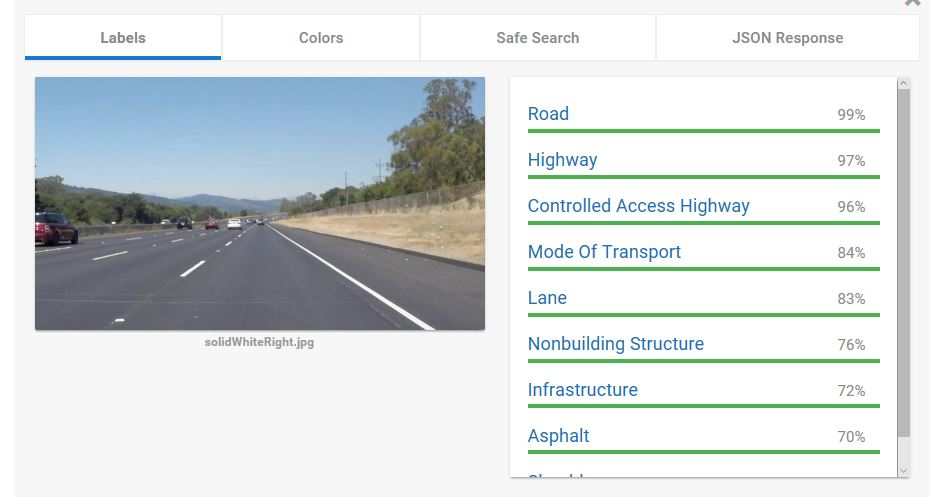
#> input picture test_images/Extra using Google image detection.JPG, 941 x 502 px; its folder holds only this picture in this run
$ jupyter execute --allow-errors 'Term1 Prj1 Finding Lanes.ipynb'   (shell and % lines are left out)
#> lines starting #> are read from the running program, lines starting #| are printed output that depends on the picture; after the words box and inside, x2 and y2 are one past the last pixel; in counts of white or black regions, pixels touching at a corner belong together
# Self-Driving Car Engineer Nanodegree

## Project: **Finding Lane Lines on the Road**
### This Jupyter Notebook contains the code to determine Lanes in Images and Videos
This code can be applied to almost any types of road images/videos with decent lane markings

At a high level, the code has the following functions
1. Color Conversion to Hue-Light-Saturation(HLS)
2. Color Conversion to Gray Scale
3. Applying Gaussian Blur
4. Canny Edge Detection
5. Region of Interest determination to evaluate only the region of interest
6. Hough Transformation
7. Averaging/Extrapolating Lines based on the outputs from Hough Transformation

The code uses the above functions to
1. Process & Write Images to a file folder
2. Process & Write Videos to a file folder

## Import Packages

[cell 1]
import matplotlib.pyplot as plt
import matplotlib.image as mpimg
import numpy as np
import cv2
import os

## Functions for different modular tasks

[cell 2]
def hlsscale(img):
    """
    This function converts an input color image to Hue-Light-Saturation (HLS) space
    It further detects yellow and while colors of image and filters them -
    this values for yellow/white can be determined using a colorpicker software on the output of HLS image
    """
    img_hls = cv2.cvtColor(img, cv2.COLOR_RGB2HLS)
    white_color = cv2.inRange(img_hls, np.array([20,200,0]), np.array([255,255,255])) #Channels in cv2 are BGR instead of RGB
    yellow_color = cv2.inRange(img_hls, np.array([10,50,100]), np.array([100,255,255])) #Channels in cv2 are BGR instead of RGB
    combined_color = cv2.bitwise_or(white_color, yellow_color)
    return cv2.bitwise_and(img, img, mask=combined_color)

def grayscale(img):
    """Applies the Grayscale transform
    This will return an image with only one color channel
    mpimg.imread() uses RGB whereas cv2.imread() uses BGR"""
    return cv2.cvtColor(img, cv2.COLOR_RGB2GRAY)

def canny(img, low_threshold, high_threshold):
    """Applies the Canny transform"""
    return cv2.Canny(img, low_threshold, high_threshold)

def gaussian_blur(img, kernel_size):
    """Applies a Gaussian Noise kernel"""
    return cv2.GaussianBlur(img, (kernel_size, kernel_size), 0)

def region_of_interest(img, vertices):
    """
    Applies an image mask.

    Only keeps the region of the image defined by the polygon
    formed from `vertices`. The rest of the image is set to black.
    """
    #defining a blank mask to start with
    mask = np.zeros_like(img)

    #defining a 3 channel or 1 channel color to fill the mask with depending on the input image
    if len(img.shape) > 2:
        channel_count = img.shape[2]  # i.e. 3 or 4 depending on your image
        ignore_mask_color = (255,) * channel_count
    else:
        ignore_mask_color = 255

    #filling pixels inside the polygon defined by "vertices" with the fill color
    cv2.fillPoly(mask, vertices, ignore_mask_color)

    #returning the image only where mask pixels are nonzero
    masked_image = cv2.bitwise_and(img, mask)
    return masked_image


def hough_lines(img, rho, theta, threshold, min_line_len, max_line_gap):
    """
    `img` should be the output of a Canny transform.

    Returns an image with hough lines drawn.
    """
    lines = cv2.HoughLinesP(img, rho, theta, threshold, np.array([]), minLineLength=min_line_len, maxLineGap=max_line_gap)
    line_img = np.zeros((img.shape[0], img.shape[1], 3), dtype=np.uint8)
    draw_lines(line_img, lines)
    return line_img

# Python 3 has support for cool math symbols.

def weighted_img(img, initial_img, α=0.8, β=1., γ=0.):
    """
    `img` is the output of the hough_lines(), An image with lines drawn on it.
    Should be a blank image (all black) with lines drawn on it.

    `initial_img` should be the image before any processing.

    The result image is computed as follows:

    initial_img * α + img * β + γ
    NOTE: initial_img and img must be the same shape!
    """
    return cv2.addWeighted(initial_img, α, img, β, γ)

### This function averages & extrapolates the lines determined by Hough Transformation
A note on how the lines are extrapolated
1. For each line in Hough space, determine the mean X, Y, and slope
2. If Slope is positive ==> it is right inclined meaning left lane. Similar logic for right lane
3. You can ignore the near horizontal lines as you would never have a path horizontal to your vehicle on the road
4. Once the mean X,Y & Slope are available, you can extrapolate the line by using the formula<br/>
   Given a point (x1,y1) and slope m, (y-y1) = m(x-x1) ==> x = ((y-y1)/m) + x1<br/>
   So, determine point x y randomly defining y - since this is an equation, any value of y will correspond to its equivalent x

[cell 3]
def draw_lines(img, lines, color=[255, 0, 0], thickness=10):
    """
    This function draws `lines` with `color` and `thickness`.
    Lines are drawn on the image inplace (mutates the image).
    """
    height, width = img.shape[:2]
    left_counter = 0
    right_counter = 0
    left_mp_x = 0 #mp meaning mid-point
    left_mp_y = 0
    right_mp_x = 0
    right_mp_y = 0
    left_slope = 0
    right_slope = 0

    for line in lines:
        for x1,y1,x2,y2 in line:
#             cv2.line(img, (x1, y1), (x2, y2), color, thickness)
            m = (y2 - y1) / (x2 - x1)
            #len = np.sqrt(np.square(x2 - x1) + np.square(y2-y1))
            if (x2 - x1) != 0: #Meaning not a straight line as slope is infinity
                if m > 0.1 : #Left Lane, ignoring any near horizontal lines. Horizontal slope is 0
                    left_slope += m
                    left_mp_x += (x1+x2)/2
                    left_mp_y += (y1+y2)/2
                    left_counter += 1
                    #print('LEFT: slope,x,y,counter --> ',m, (x1+x2)/2, (y1+y2)/2, left_counter)
                elif m < -0.2 : #Right Lane, ignoring any near horizontal lines. Horizontal slope is 0
                    right_slope += m
                    right_mp_x += (x1+x2)/2
                    right_mp_y += (y1+y2)/2
                    right_counter += 1
                    #print('RIGHT: slope,x,y,counter --> ',right_slope, right_mp_x, right_mp_y, right_counter)
    #Drawing Left Lane
    #If Left lanes exist
    if left_counter > 0:
        left_mp_mean_x = left_mp_x / left_counter
        left_mp_mean_y = left_mp_y / left_counter
        left_slope_mean = left_slope / left_counter
        #print('LEFT: mean x, y, m --> ', left_mp_mean_x, left_mp_mean_y, left_slope, left_slope_mean)
        #Calculating x_bottom, x_top for left lane for some ramdom value of y
        #Given a point (x1,y1) and slope m, (y-y1) = m(x-x1) ==> x = ((y-y1)/m) + x1
        #so, determine point x y randomly defining y - since this is an equation, any value of y will correspond to its equivalent x
        left_bottom_x = int(((int(height) - left_mp_mean_y)/left_slope_mean) + left_mp_mean_x)
        left_top_x    = int(((int(0.61*height) - left_mp_mean_y)/left_slope_mean) + left_mp_mean_x)
    else: #If there are no left lines detected, assume some x_bottom and x_top
        left_bottom_x = int(0.21 * width)
        left_top_x    = int(0.43 * width)
        #Drawing left line
    cv2.line(img, (left_bottom_x, int(height)), (left_top_x, int(0.61*height)), color, thickness)


    #Drawing Right Lane
    #If Right lanes exist
    if right_counter > 0:
        right_mp_mean_x = right_mp_x / right_counter
        right_mp_mean_y = right_mp_y / right_counter
        right_slope_mean = right_slope / right_counter
        #print('RIGHT: mean x, y, m --> ', right_mp_mean_x, right_mp_mean_y, right_slope, right_slope_mean)
        #Calculating x_bottom, x_top for right lane assuming fixed y
        right_bottom_x = int(((int(height) - right_mp_mean_y)/right_slope_mean) + right_mp_mean_x)
        right_top_x    = int(((int(0.61*height) - right_mp_mean_y)/right_slope_mean) + right_mp_mean_x)
    else: #If there are no right lines detected, assume some x_bottom and x_top
        right_bottom_x = int(0.21 * width)
        right_top_x    = int(0.43 * width)
        #Drawing right line
    cv2.line(img, (right_bottom_x, int(height)), (right_top_x, int(0.61*height)), color, thickness)

## Build a Lane Finding Pipeline

[cell 4]
def draw_lane_lines(img_in):
    #Initializations
    img_cp1 = np.copy(img_in)
    height, width = img_cp1.shape[:2]
    #Hyperparameters
    gaussian_kernel_size = 5
    canny_low_th = 50
    canny_high_th = 150
    vertices = np.array([[(0, height),(0.49*width,0.58*height),(0.51*width,0.58*height),(width, height)]], dtype=np.int32)
    #Hough hyperparameters
    rho = 1
    theta = np.pi / 180
    threshold = 35 #no. of intersections of lines in Hough space
    min_line_length = 25
    max_line_gap = 50

    img_hls = hlsscale(img_in)
    img_gray = grayscale(img_hls)
    img_smoothed = gaussian_blur(img_gray, gaussian_kernel_size)
    img_canny_edges = canny(img_smoothed, canny_low_th, canny_high_th)
    img_roi = region_of_interest(img_canny_edges, vertices)
    img_hough = hough_lines(img_roi,rho, theta, threshold, min_line_length, max_line_gap)
    img_weighted = weighted_img(img_hough, img_in)

# [23 lines of commented-out code are left out]

    return img_weighted

## Finding Lanes in Images

### This code snippet reads all the images, determines the lanes using the functions defined above and writes them to a folder location

[cell 5]
import os
images = os.listdir("test_images/")
for ind_image_name in images:
    ind_image = mpimg.imread("test_images/" + ind_image_name)
#> ind_image is the input picture: shape (502, 941, 3); mean R, G, B 214.3, 220.1, 220.8
    img_processed = draw_lane_lines(ind_image)
#> in hlsscale, `img_hls = cv2.cvtColor(img, cv2.COLOR_RGB2HLS)`: img_hls: shape (502, 941, 3); mean of channels 0, 1, 2 39.8, 218.7, 52.9
#> in hlsscale, `white_color = cv2.inRange(img_hls, np.array([20,200,0]), np.array([255..`:
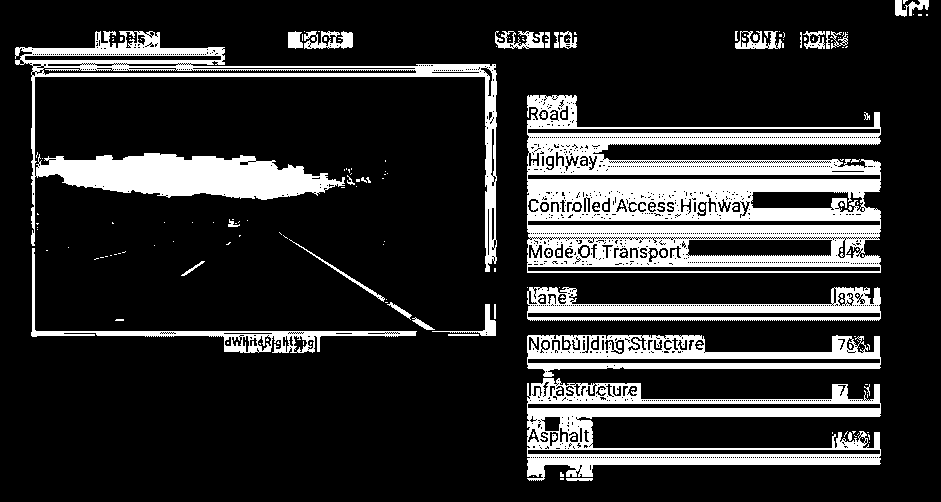
#> white_color: shape (502, 941); 18.2% white; 195 white regions (144 under 20 px), largest, box (x1, y1, x2, y2) and area: (527, 95, 881, 273) 33948, (15, 31, 497, 272) 18661, (527, 378, 881, 481) 13040
#> in hlsscale, `yellow_color = cv2.inRange(img_hls, np.array([10,50,100]), np.array([1..`:
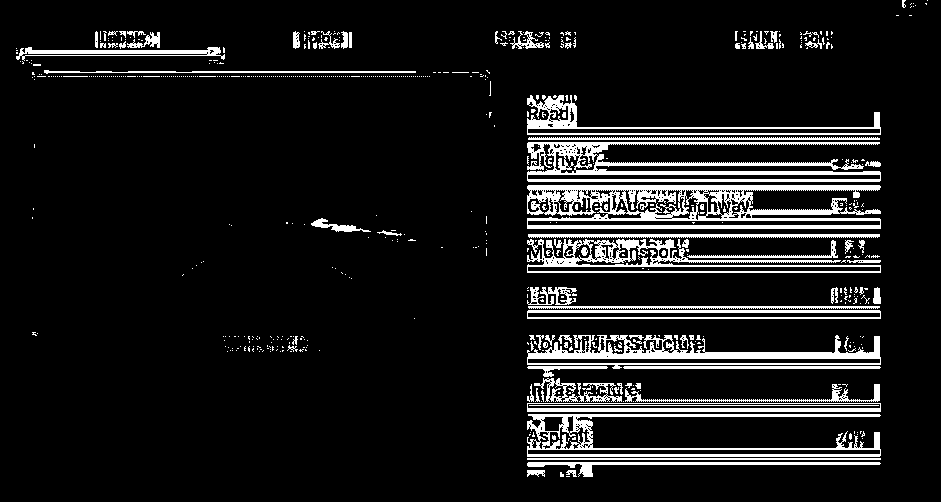
#> yellow_color: shape (502, 941); 10.1% white; 617 white regions (529 under 20 px), largest, box (x1, y1, x2, y2) and area: (527, 185, 881, 229) 8257, (527, 142, 881, 182) 5390, (527, 335, 881, 369) 4216
#> in hlsscale, `combined_color = cv2.bitwise_or(white_color, yellow_color)`:
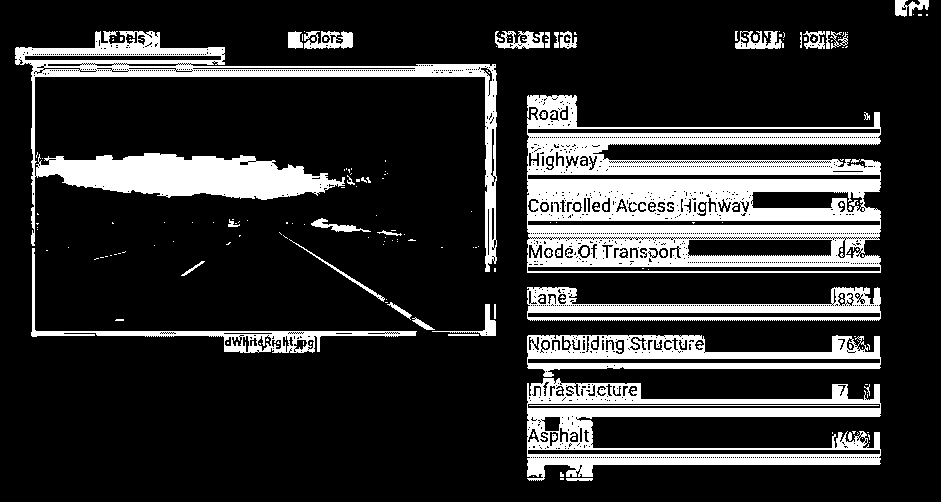
#> combined_color: shape (502, 941); 18.8% white; 208 white regions (156 under 20 px), largest, box (x1, y1, x2, y2) and area: (527, 95, 881, 273) 34433, (15, 31, 497, 272) 19601, (527, 378, 881, 481) 13334
#> in gaussian_blur, `return cv2.GaussianBlur(img, (kernel_size, kernel_size), 0)`:
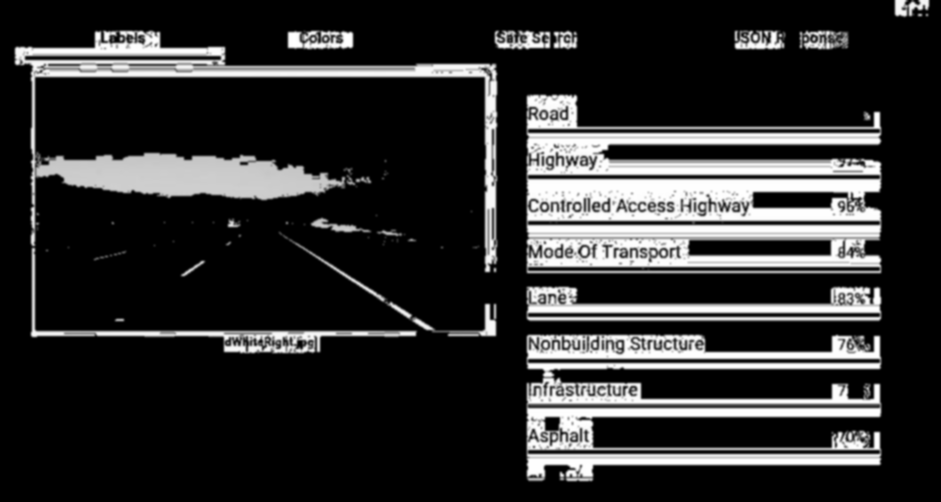
#> returned value: shape (502, 941); min 0, max 255, mean 45.9
#> in canny, `return cv2.Canny(img, low_threshold, high_threshold)`:
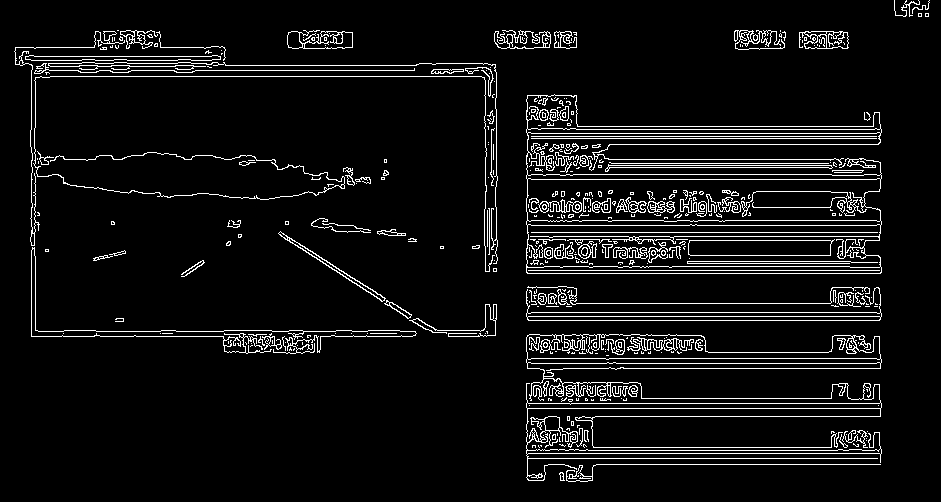
#> returned value: shape (502, 941); 6.6% white in thin lines or dots
#> in region_of_interest, `cv2.fillPoly(mask, vertices, ignore_mask_color)`:
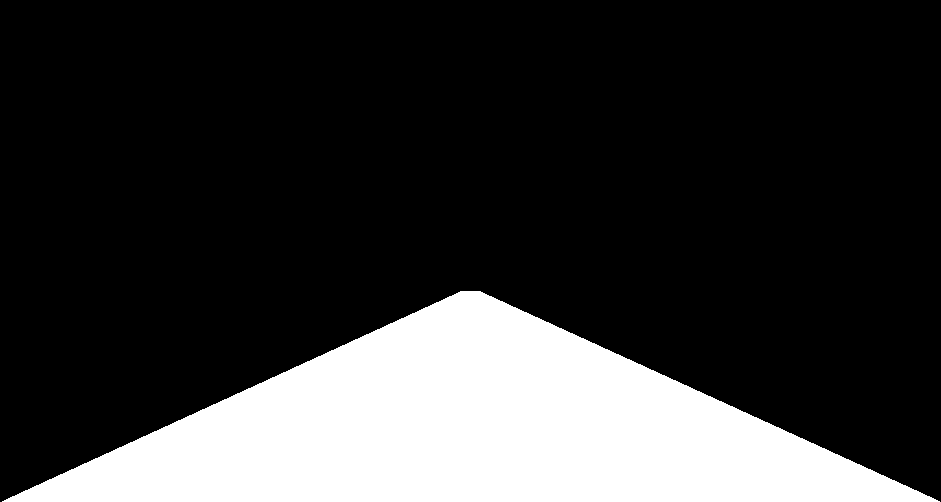
#> mask: shape (502, 941); 21.4% white; 1 white region, box (x1, y1, x2, y2) and area: (2, 291, 940, 502) 101218
#> in region_of_interest, `masked_image = cv2.bitwise_and(img, mask)`:
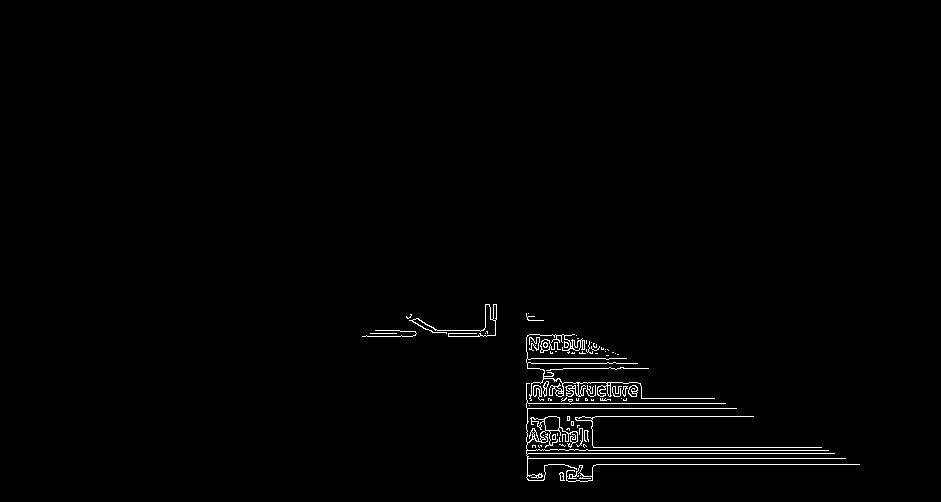
#> masked_image: shape (502, 941); 1.1% white in thin lines or dots, all inside (x1, y1, x2, y2) = (362, 304, 860, 482)
#> in hough_lines, `lines = cv2.HoughLinesP(img, rho, theta, threshold, np.array([]), minL..`: lines = 36 rows, first 6: [527, 458, 845, 458], [527, 464, 859, 464], [526, 453, 834, 453], [526, 450, 828, 450], [526, 447, 821, 447], [527, 408, 736, 408]
#> the loop in draw_lines, `for line in lines:` made 36 passes
#> line on passes 1 to 12: [[527, 458, 845, 458]], [[527, 464, 859, 464]], [[526, 453, 834, 453]], [[526, 450, 828, 450]], [[526, 447, 821, 447]], [[527, 408, 736, 408]], [[526, 403, 725, 403]], [[527, 416, 753, 416]], [[526, 398, 714, 398]], [[362, 336, 564, 336]], [[527, 363, 637, 363]], [[527, 358, 626, 358]]
#> after the loop in draw_lines, `for line in lines:`: left_counter = 8; left_mp_x = 4263; left_mp_y = 2906; left_slope = 4.89; right_counter = 0
#> in draw_lines, `left_mp_mean_x = left_mp_x / left_counter`: left_mp_mean_x = 532.9
#> in draw_lines, `left_mp_mean_y = left_mp_y / left_counter`: left_mp_mean_y = 363.2
#> in draw_lines, `left_slope_mean = left_slope / left_counter`: left_slope_mean = 0.612
#> in draw_lines, `left_bottom_x = int(((int(height) - left_mp_mean_y)/left_slope_mean) +..`: left_bottom_x = 759
#> in draw_lines, `left_top_x    = int(((int(0.61*height) - left_mp_mean_y)/left_slope_me..`: left_top_x = 439
#> in draw_lines, `cv2.line(img, (left_bottom_x, int(height)), (left_top_x, int(0.61*heig..`:
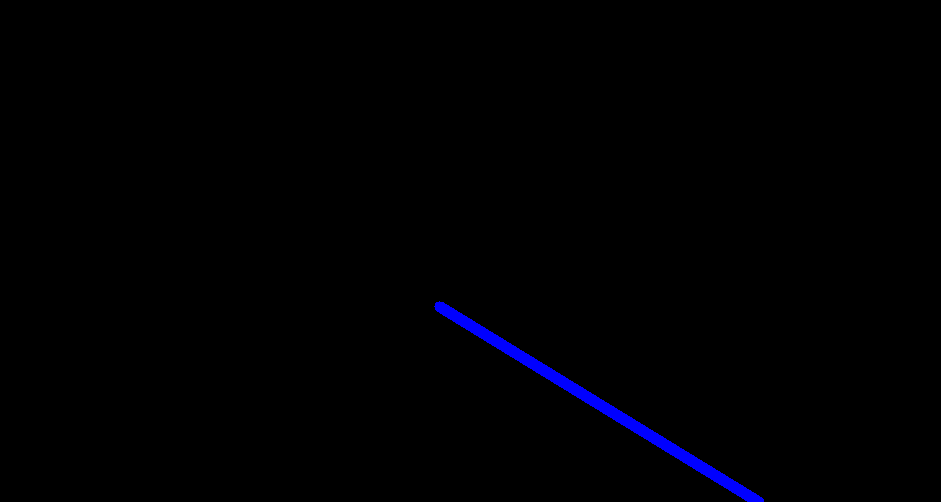
#> img: shape (502, 941, 3); mean of channels 0, 1, 2 2.3, 0, 0; drawn as B, G, R
#> in draw_lines, `cv2.line(img, (right_bottom_x, int(height)), (right_top_x, int(0.61*he..`:
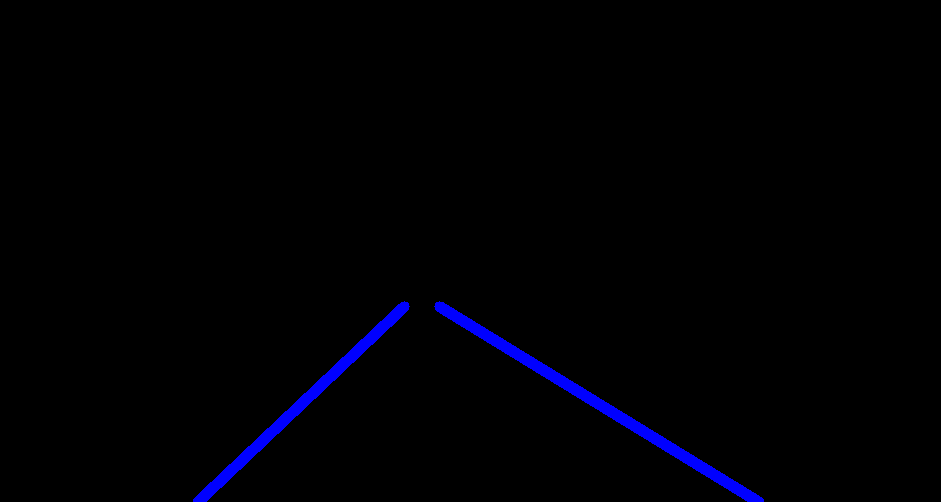
#> img: shape (502, 941, 3); 0.68% of pixels changed, all inside (x1, y1, x2, y2) = (193, 301, 410, 502); drawn as B, G, R
#> in weighted_img, `return cv2.addWeighted(initial_img, α, img, β, γ)`:
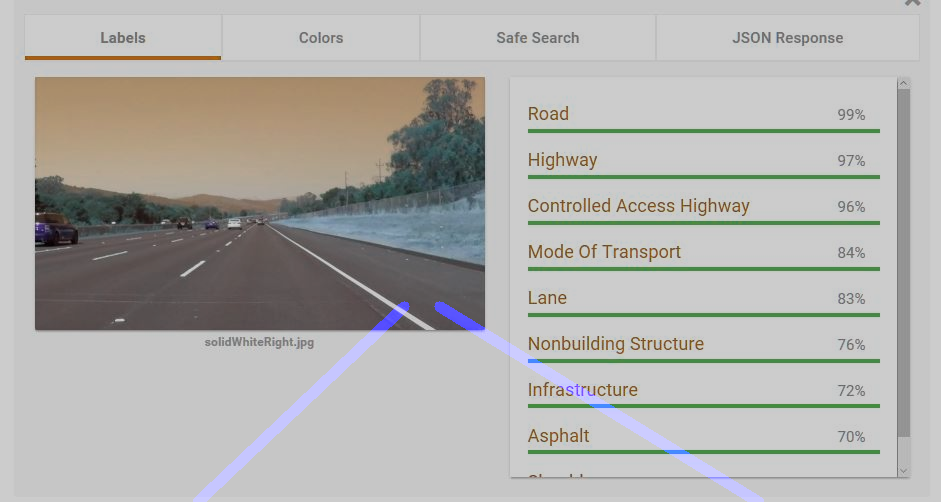
#> returned value: shape (502, 941, 3); mean of channels 0, 1, 2 172.8, 176.1, 176.7; drawn as B, G, R
    plt.imshow(img_processed)
    plt.title(ind_image_name)
    plt.show()
